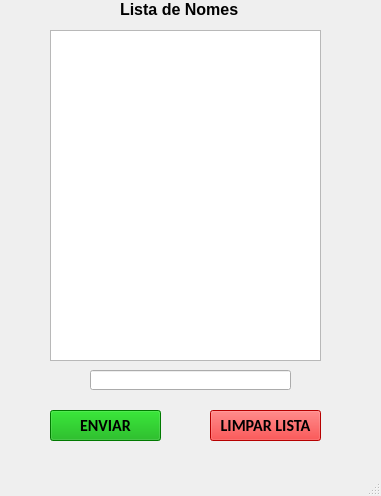
<?xml version="1.0" encoding="UTF-8"?>
<ui version="4.0">
 <class>MainWindow</class>
 <widget class="QMainWindow" name="MainWindow">
  <property name="geometry">
   <rect>
    <x>0</x>
    <y>0</y>
    <width>381</width>
    <height>496</height>
   </rect>
  </property>
  <property name="windowTitle">
   <string>MainWindow</string>
  </property>
  <property name="styleSheet">
   <string notr="true">font: 75 8pt &quot;MS Shell Dlg 2&quot;;</string>
  </property>
  <widget class="QWidget" name="centralwidget">
   <widget class="QListWidget" name="listWidget">
    <property name="geometry">
     <rect>
      <x>50</x>
      <y>30</y>
      <width>271</width>
      <height>331</height>
     </rect>
    </property>
   </widget>
   <widget class="QLabel" name="label">
    <property name="enabled">
     <bool>true</bool>
    </property>
    <property name="geometry">
     <rect>
      <x>120</x>
      <y>0</y>
      <width>141</width>
      <height>16</height>
     </rect>
    </property>
    <property name="font">
     <font>
      <family>MS Shell Dlg 2</family>
      <pointsize>8</pointsize>
      <weight>75</weight>
      <italic>false</italic>
      <bold>true</bold>
     </font>
    </property>
    <property name="styleSheet">
     <string notr="true">font-weight: bold;</string>
    </property>
    <property name="text">
     <string>&lt;html&gt;&lt;head/&gt;&lt;body&gt;&lt;p&gt;&lt;span style=&quot; font-size:12pt;&quot;&gt;Lista de Nomes&lt;/span&gt;&lt;/p&gt;&lt;/body&gt;&lt;/html&gt;</string>
    </property>
   </widget>
   <widget class="QPushButton" name="pushButton">
    <property name="geometry">
     <rect>
      <x>50</x>
      <y>410</y>
      <width>111</width>
      <height>31</height>
     </rect>
    </property>
    <property name="font">
     <font>
      <family>Calibri</family>
      <pointsize>12</pointsize>
      <weight>75</weight>
      <italic>false</italic>
      <bold>true</bold>
     </font>
    </property>
    <property name="styleSheet">
     <string notr="true">background-color: rgb(0, 170, 0);
font: 75 12pt &quot;Calibri&quot;;
font-weight: bold;
</string>
    </property>
    <property name="text">
     <string>ENVIAR</string>
    </property>
   </widget>
   <widget class="QPushButton" name="pushButton_2">
    <property name="geometry">
     <rect>
      <x>210</x>
      <y>410</y>
      <width>111</width>
      <height>31</height>
     </rect>
    </property>
    <property name="font">
     <font>
      <family>Calibri</family>
      <pointsize>12</pointsize>
      <weight>75</weight>
      <italic>false</italic>
      <bold>true</bold>
     </font>
    </property>
    <property name="styleSheet">
     <string notr="true">font: 75 12pt &quot;Calibri&quot;;
background-color: rgb(255, 0, 0);
font-weight: bold;</string>
    </property>
    <property name="text">
     <string>LIMPAR LISTA</string>
    </property>
   </widget>
   <widget class="QLineEdit" name="lineEdit">
    <property name="geometry">
     <rect>
      <x>90</x>
      <y>370</y>
      <width>201</width>
      <height>20</height>
     </rect>
    </property>
   </widget>
  </widget>
  <widget class="QMenuBar" name="menubar">
   <property name="geometry">
    <rect>
     <x>0</x>
     <y>0</y>
     <width>381</width>
     <height>19</height>
    </rect>
   </property>
  </widget>
  <widget class="QStatusBar" name="statusbar"/>
 </widget>
 <resources/>
 <connections/>
</ui>
